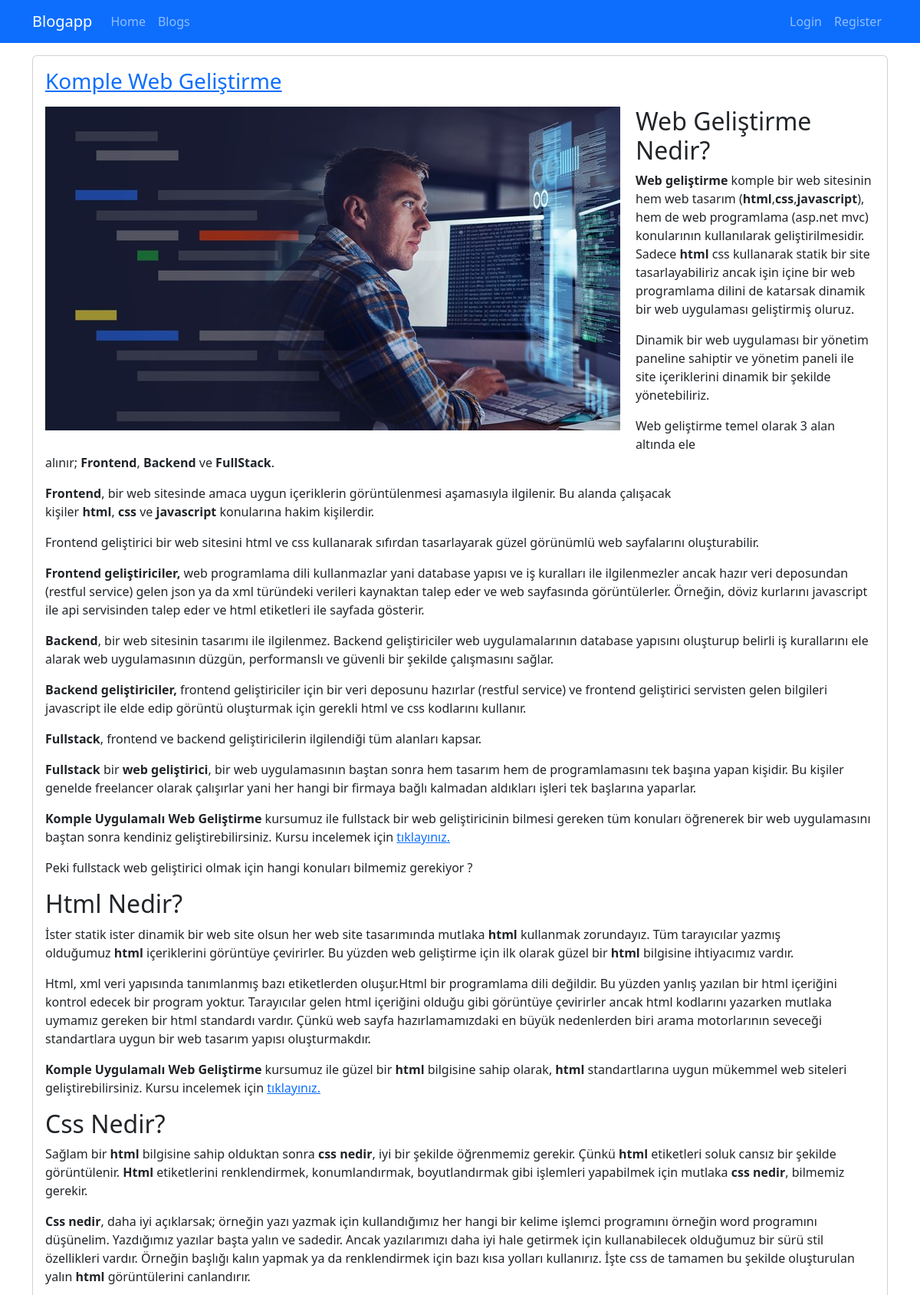
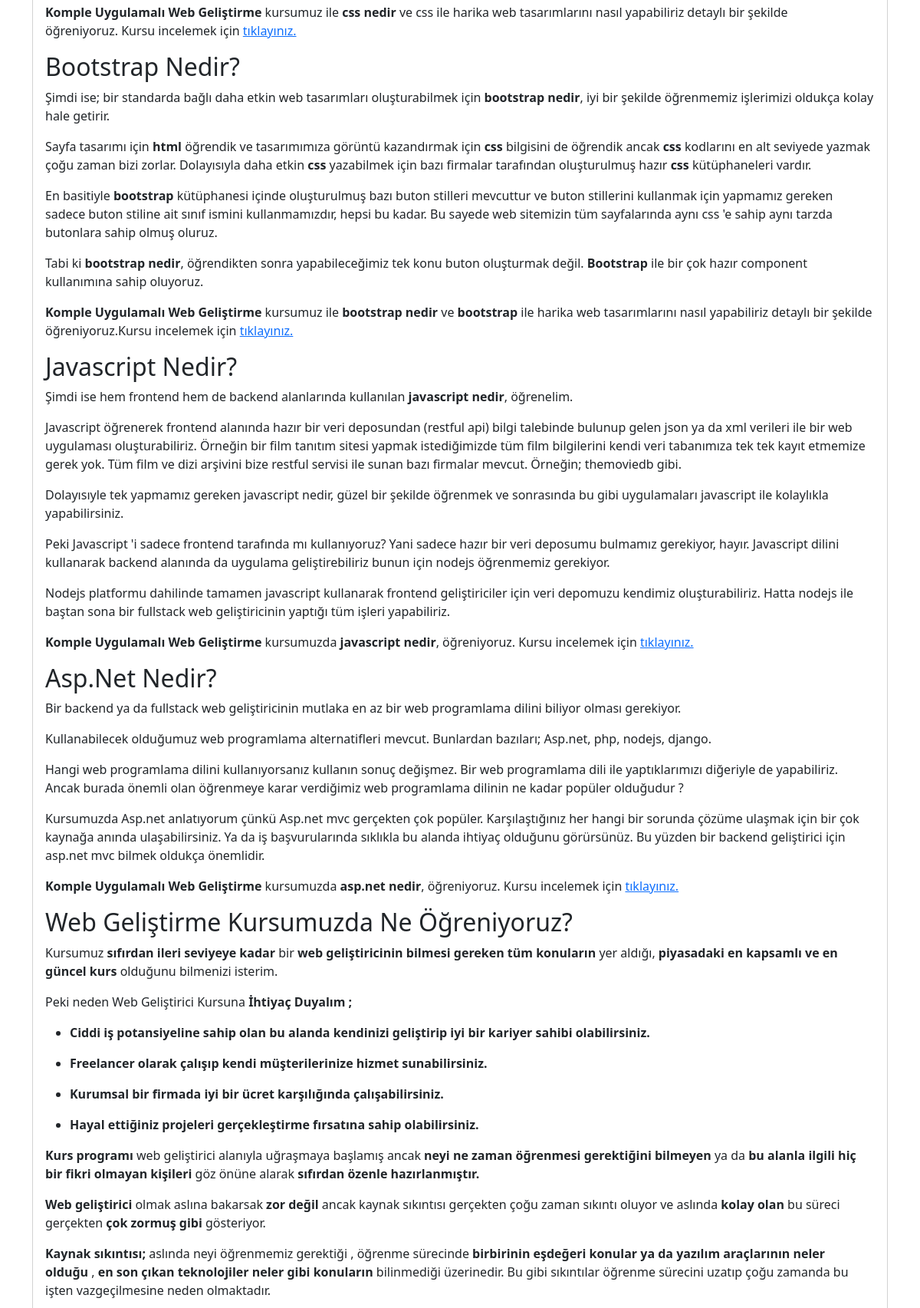
The app's page /blogs/komple-web-gelistirme (upper part) with its own data (2 pictures, top to bottom).
### blog/models.py (models this page shows, shortened)
class Blog(models.Model):
    title = models.CharField(max_length=200)
    image = models.ImageField(upload_to="blogs")
    description = RichTextField()
    is_active = models.BooleanField(default=False)
    is_home = models.BooleanField(default=False)
    slug = models.SlugField(null=False, blank=True, unique=True, db_index=True, editable=False)
    categories = models.ManyToManyField(Category)

### blog/views.py (the view)
# urls.py: path("blogs/<slug:slug>", views.blog_details, name="blog_details"),
def blog_details(request, slug):
    blog = Blog.objects.get(slug=slug)
    return render(request,'blog/blog_details.html',{
        "blog": blog
    }
    )

### blog/templates/blog/blog_details.html (shortened to what this page needs)
{% extends "base.html" %}
{% load static %}
{% block content %}
<div class="container mt-3">
    <div class="row" >
        <div class="col-12">
            <div class="card mb-3">
                <div class="row">
                    <div class="col-md-12">
                        <div class="card-body">
                            <h1 class="card-title h3 mb-3">
                                <a href="{% url 'blog_details' blog.slug %}">
                                    {{ blog.title|title }}
                                </a>
                            </h1>
                            <img src="{{ blog.image.url }}" alt="" class="img-fluid" style="float:left; margin-right:20px;
                            margin-bottom: 20px;">
                            <p class="card-text">{{ blog.description|safe }}</p>
                        </div>
                    </div>
                </div>
            </div>
        </div>
    </div>
</div>
{% endblock %}

### records on screen
Blog: title "Komple Web Geliştirme", image (picture), description "Web Geliştirme Nedir? Web geliştirme komple bir web sitesinin hem web tasarım ( html , css , javascript ), hem de web programlama (asp.net mvc) konularının kullanılarak geliştirilmesidir. Sadece html css kullanarak statik bir site tasarlayabiliriz ancak işin içine bir web programlama dilini de katarsak dinamik bir web uygulaması geliştirmiş oluruz. Dinamik bir web uygulaması bir yönetim paneline sahiptir ve yönetim paneli ile site içeriklerini dinamik bir şekilde yönetebiliriz. Web geliştirme temel olarak 3 alan altında ele alınır; Frontend , Backend ve FullStack . Frontend , bir web sitesinde amaca uygun içeriklerin görüntülenmesi aşamasıyla ilgilenir. Bu alanda çalışacak kişiler html ,…"
